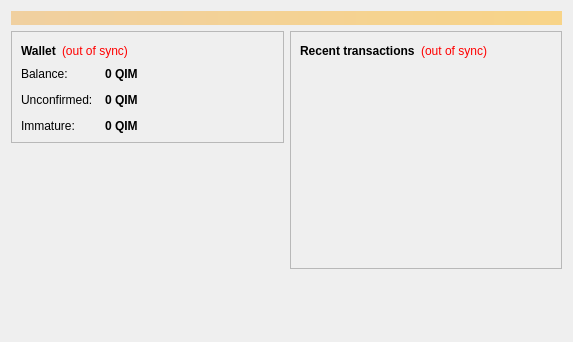
<?xml version="1.0" encoding="UTF-8"?>
<ui version="4.0">
 <class>OverviewPage</class>
 <widget class="QWidget" name="OverviewPage">
  <property name="geometry">
   <rect>
    <x>0</x>
    <y>0</y>
    <width>573</width>
    <height>342</height>
   </rect>
  </property>
  <property name="windowTitle">
   <string>Form</string>
  </property>
  <layout class="QVBoxLayout" name="topLayout">
   <item>
    <widget class="QLabel" name="labelAlerts">
     <property name="visible">
      <bool>false</bool>
     </property>
     <property name="styleSheet">
      <string notr="true">background-color: qlineargradient(x1: 0, y1: 0, x2: 1, y2: 0, stop:0 #F0D0A0, stop:1 #F8D488); color:#000000;</string>
     </property>
     <property name="wordWrap">
      <bool>true</bool>
     </property>
     <property name="margin">
      <number>3</number>
     </property>
    </widget>
   </item>
   <item>
    <layout class="QHBoxLayout" name="horizontalLayout" stretch="1,1">
     <item>
      <layout class="QVBoxLayout" name="verticalLayout_2">
       <item>
        <widget class="QFrame" name="frame">
         <property name="frameShape">
          <enum>QFrame::StyledPanel</enum>
         </property>
         <property name="frameShadow">
          <enum>QFrame::Raised</enum>
         </property>
         <layout class="QVBoxLayout" name="verticalLayout_4">
          <item>
           <layout class="QHBoxLayout" name="horizontalLayout_4">
            <item>
             <widget class="QLabel" name="label_5">
              <property name="font">
               <font>
                <weight>75</weight>
                <bold>true</bold>
               </font>
              </property>
              <property name="text">
               <string>Wallet</string>
              </property>
             </widget>
            </item>
            <item>
             <widget class="QLabel" name="labelWalletStatus">
              <property name="toolTip">
               <string>The displayed information may be out of date. Your wallet automatically synchronizes with the Qimncoin network after a connection is established, but this process has not completed yet.</string>
              </property>
              <property name="styleSheet">
               <string notr="true">QLabel { color: red; }</string>
              </property>
              <property name="text">
               <string notr="true">(out of sync)</string>
              </property>
              <property name="alignment">
               <set>Qt::AlignLeading|Qt::AlignLeft|Qt::AlignVCenter</set>
              </property>
             </widget>
            </item>
            <item>
             <spacer name="horizontalSpacer_2">
              <property name="orientation">
               <enum>Qt::Horizontal</enum>
              </property>
              <property name="sizeHint" stdset="0">
               <size>
                <width>40</width>
                <height>20</height>
               </size>
              </property>
             </spacer>
            </item>
           </layout>
          </item>
          <item>
           <layout class="QFormLayout" name="formLayout_2">
            <property name="fieldGrowthPolicy">
             <enum>QFormLayout::AllNonFixedFieldsGrow</enum>
            </property>
            <property name="horizontalSpacing">
             <number>12</number>
            </property>
            <property name="verticalSpacing">
             <number>12</number>
            </property>
            <item row="0" column="0">
             <widget class="QLabel" name="label">
              <property name="text">
               <string>Balance:</string>
              </property>
             </widget>
            </item>
            <item row="0" column="1">
             <widget class="QLabel" name="labelBalance">
              <property name="font">
               <font>
                <weight>75</weight>
                <bold>true</bold>
               </font>
              </property>
              <property name="cursor">
               <cursorShape>IBeamCursor</cursorShape>
              </property>
              <property name="toolTip">
               <string>Your current balance</string>
              </property>
              <property name="text">
               <string notr="true">0 QIM</string>
              </property>
              <property name="textInteractionFlags">
               <set>Qt::LinksAccessibleByMouse|Qt::TextSelectableByKeyboard|Qt::TextSelectableByMouse</set>
              </property>
             </widget>
            </item>
            <item row="1" column="0">
             <widget class="QLabel" name="label_3">
              <property name="text">
               <string>Unconfirmed:</string>
              </property>
             </widget>
            </item>
            <item row="1" column="1">
             <widget class="QLabel" name="labelUnconfirmed">
              <property name="font">
               <font>
                <weight>75</weight>
                <bold>true</bold>
               </font>
              </property>
              <property name="cursor">
               <cursorShape>IBeamCursor</cursorShape>
              </property>
              <property name="toolTip">
               <string>Total of transactions that have yet to be confirmed, and do not yet count toward the current balance</string>
              </property>
              <property name="text">
               <string notr="true">0 QIM</string>
              </property>
              <property name="textInteractionFlags">
               <set>Qt::LinksAccessibleByMouse|Qt::TextSelectableByKeyboard|Qt::TextSelectableByMouse</set>
              </property>
             </widget>
            </item>
            <item row="2" column="0">
             <widget class="QLabel" name="labelImmatureText">
              <property name="text">
               <string>Immature:</string>
              </property>
             </widget>
            </item>
            <item row="2" column="1">
             <widget class="QLabel" name="labelImmature">
              <property name="font">
               <font>
                <weight>75</weight>
                <bold>true</bold>
               </font>
              </property>
              <property name="toolTip">
               <string>Mined balance that has not yet matured</string>
              </property>
              <property name="text">
               <string notr="true">0 QIM</string>
              </property>
              <property name="textInteractionFlags">
               <set>Qt::LinksAccessibleByMouse|Qt::TextSelectableByKeyboard|Qt::TextSelectableByMouse</set>
              </property>
             </widget>
            </item>
           </layout>
          </item>
         </layout>
        </widget>
       </item>
       <item>
        <spacer name="verticalSpacer">
         <property name="orientation">
          <enum>Qt::Vertical</enum>
         </property>
         <property name="sizeHint" stdset="0">
          <size>
           <width>20</width>
           <height>40</height>
          </size>
         </property>
        </spacer>
       </item>
      </layout>
     </item>
     <item>
      <layout class="QVBoxLayout" name="verticalLayout_3">
       <item>
        <widget class="QFrame" name="frame_2">
         <property name="frameShape">
          <enum>QFrame::StyledPanel</enum>
         </property>
         <property name="frameShadow">
          <enum>QFrame::Raised</enum>
         </property>
         <layout class="QVBoxLayout" name="verticalLayout">
          <item>
           <layout class="QHBoxLayout" name="horizontalLayout_2">
            <item>
             <widget class="QLabel" name="label_4">
              <property name="text">
               <string>&lt;b&gt;Recent transactions&lt;/b&gt;</string>
              </property>
             </widget>
            </item>
            <item>
             <widget class="QLabel" name="labelTransactionsStatus">
              <property name="toolTip">
               <string>The displayed information may be out of date. Your wallet automatically synchronizes with the Qimncoin network after a connection is established, but this process has not completed yet.</string>
              </property>
              <property name="styleSheet">
               <string notr="true">QLabel { color: red; }</string>
              </property>
              <property name="text">
               <string notr="true">(out of sync)</string>
              </property>
              <property name="alignment">
               <set>Qt::AlignRight|Qt::AlignTrailing|Qt::AlignVCenter</set>
              </property>
             </widget>
            </item>
            <item>
             <spacer name="horizontalSpacer">
              <property name="orientation">
               <enum>Qt::Horizontal</enum>
              </property>
              <property name="sizeHint" stdset="0">
               <size>
                <width>40</width>
                <height>20</height>
               </size>
              </property>
             </spacer>
            </item>
           </layout>
          </item>
          <item>
           <widget class="QListView" name="listTransactions">
            <property name="styleSheet">
             <string notr="true">QListView { background: transparent; }</string>
            </property>
            <property name="frameShape">
             <enum>QFrame::NoFrame</enum>
            </property>
            <property name="verticalScrollBarPolicy">
             <enum>Qt::ScrollBarAlwaysOff</enum>
            </property>
            <property name="horizontalScrollBarPolicy">
             <enum>Qt::ScrollBarAlwaysOff</enum>
            </property>
            <property name="selectionMode">
             <enum>QAbstractItemView::NoSelection</enum>
            </property>
           </widget>
          </item>
         </layout>
        </widget>
       </item>
       <item>
        <spacer name="verticalSpacer_2">
         <property name="orientation">
          <enum>Qt::Vertical</enum>
         </property>
         <property name="sizeHint" stdset="0">
          <size>
           <width>20</width>
           <height>40</height>
          </size>
         </property>
        </spacer>
       </item>
      </layout>
     </item>
    </layout>
   </item>
  </layout>
 </widget>
 <resources/>
 <connections/>
</ui>
